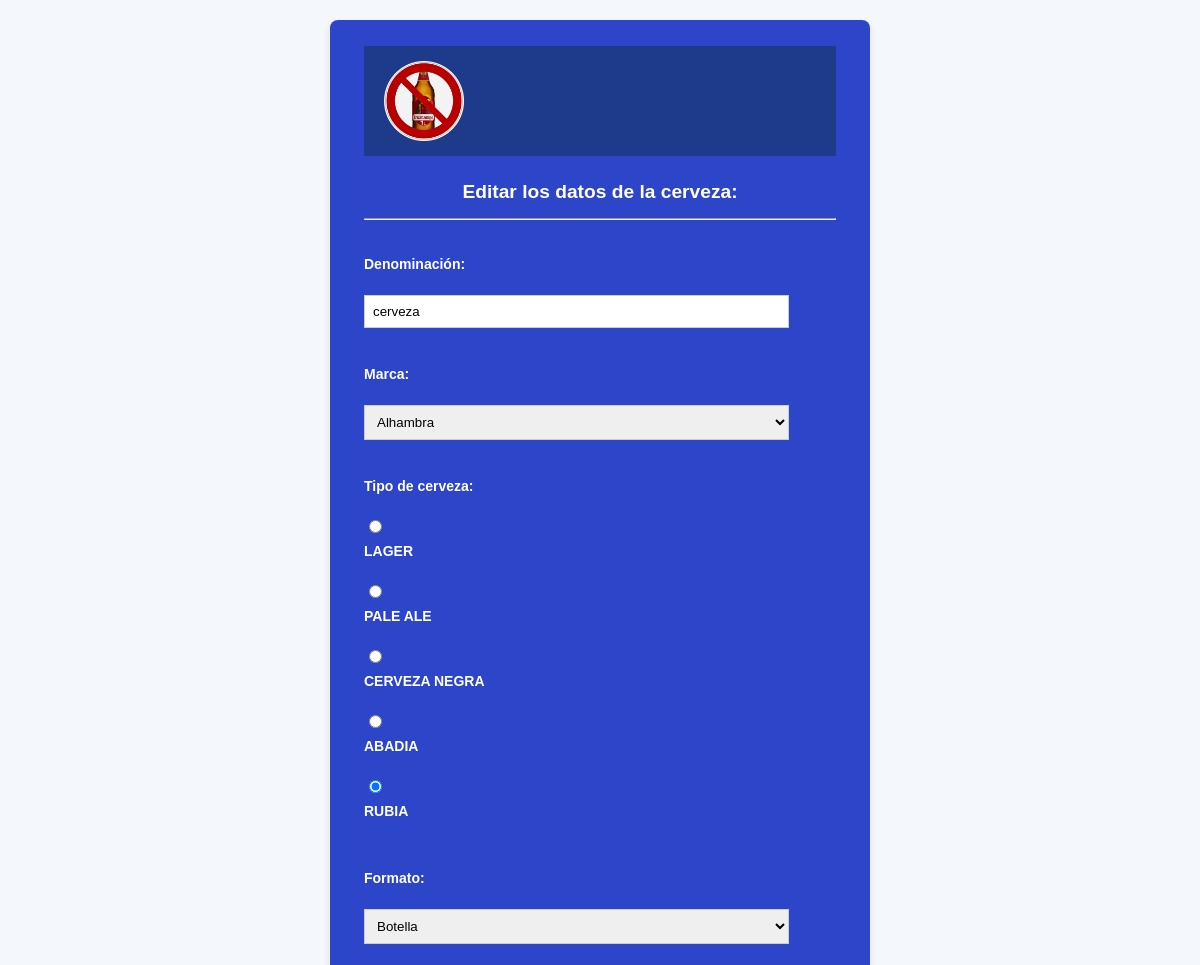
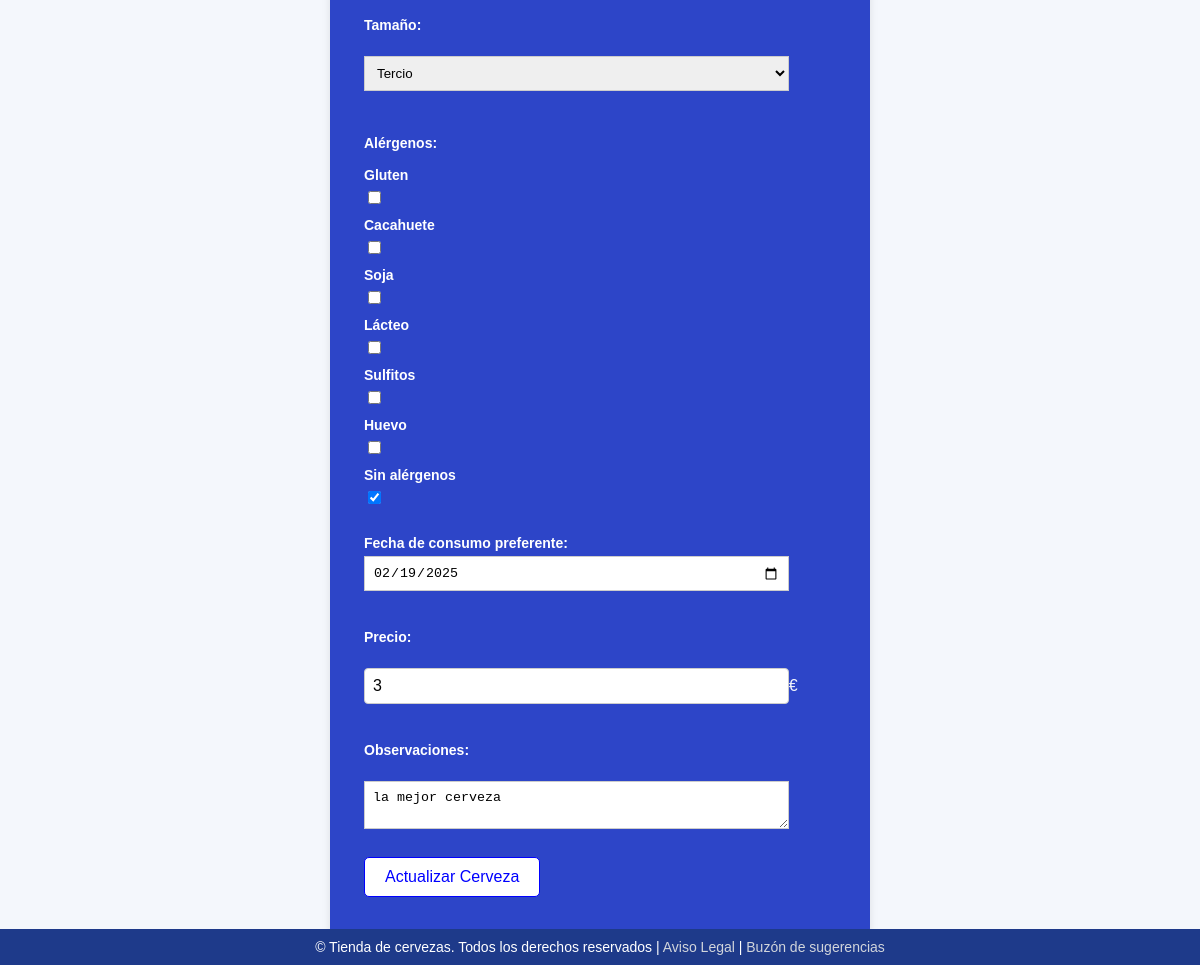
Page /aqui_no_vendemos_cruzcampo/admin/admin_editar_cerveza.php?id=2 on the committed database (2 pictures, top to bottom).
### tables this page shows
CREATE TABLE `cervezas` (
  `id_cerveza` int(3) NOT NULL,
  `denominacion` varchar(100) NOT NULL,
  `marca` varchar(100) NOT NULL,
  `tipo` varchar(100) NOT NULL,
  `formato` varchar(100) NOT NULL,
  `tamanio` varchar(100) NOT NULL,
  `alergenos` varchar(100) NOT NULL,
  `fecha` date NOT NULL,
  `foto` varchar(200) NOT NULL,
  `precio` int(50) NOT NULL,
  `observaciones` varchar(200) NOT NULL
);

### aqui_no_vendemos_cruzcampo/admin/admin_editar_cerveza.php (the view, shortened to what this page needs)
<?php
include("../includes/conexion.php");
if (isset($_GET['id'])) {
    if (is_numeric($_GET['id'])) {
        $id_cerveza = (int)$_GET['id'];
        $sql = "SELECT * FROM cervezas WHERE id_cerveza = ?";
        $stmt = $conn->prepare($sql);
        $stmt->bind_param("i", $id_cerveza);
        $stmt->execute();
        $result = $stmt->get_result();
        $cerveza = $result->fetch_assoc();
    } else {
        echo "El ID de cerveza no es válido.";
        exit;
    }
} else {
    echo "No se ha especificado un ID de cerveza.";
    exit;
}
?>
<form class="product-form" action="admin_editar_cerveza.php?id=<?php echo $id_cerveza; ?>" method="POST" enctype="multipart/form-data">
    <fieldset class="formulario">
    <?php include '../includes/header.php'; ?>
        <h4>Editar los datos de la cerveza:</h4>
        <hr /><br />
        <label for="denominacion">Denominaci&oacute;n:</label><br />
        <input type="text" id="denominacion" name="denominacion" value="<?php echo htmlspecialchars($cerveza['denominacion']); ?>" /><br /><br />
        <label for="marca">Marca:</label><br />
        <select name="marca" id="marca">
            <option value="Alhambra" <?php echo ($cerveza['marca'] == 'Alhambra') ? 'selected' : ''; ?>>Alhambra</option>
        </select><br /><br />
        <label for="tipo">Tipo de cerveza:</label><br />
        <input type="radio" id="lager" name="tipo" value="lager" <?php echo ($cerveza['tipo'] == 'lager') ? 'checked' : ''; ?>>
        <label for="lager">LAGER</label><br>
        <input type="radio" id="pale ale" name="tipo" value="pale ale" <?php echo ($cerveza['tipo'] == 'pale ale') ? 'checked' : ''; ?>>
        <label for="pale ale">PALE ALE</label><br>
        <input type="radio" id="cerveza negra" name="tipo" value="cerveza negra" <?php echo ($cerveza['tipo'] == 'cerveza negra') ? 'checked' : ''; ?>>
        <label for="cerveza negra">CERVEZA NEGRA</label><br>
        <input type="radio" id="abadia" name="tipo" value="abadia" <?php echo ($cerveza['tipo'] == 'abadia') ? 'checked' : ''; ?>>
        <label for="abadia">ABADIA</label><br>
        <input type="radio" id="rubia" name="tipo" value="rubia" <?php echo ($cerveza['tipo'] == 'rubia') ? 'checked' : ''; ?>>
        <label for="rubia">RUBIA</label><br><br />
        <label for="formato">Formato:</label><br />
        <select name="formato" id="formato">
            <option value="botella" <?php echo ($cerveza['formato'] == 'botella') ? 'selected' : ''; ?>>Botella</option>
        </select><br /><br />
        <label for="tamanio">Tamaño:</label><br />
        <select name="tamanio" id="tamanio">
            <option value="tercio" <?php echo ($cerveza['tamanio'] == 'tercio') ? 'selected' : ''; ?>>Tercio</option>
        </select><br /><br />
        <p><label>Al&eacute;rgenos:</label></p>
        <label>Gluten</label>
        <input type="checkbox" id="gluten" name="alergenos[]" value="Gluten" <?php echo (in_array('Gluten', explode(", ", $cerveza['alergenos']))) ? 'checked' : ''; ?> />
        <label>Cacahuete</label>
        <input type="checkbox" id="cacahuete" name="alergenos[]" value="Cacahuete" <?php echo (in_array('Cacahuete', explode(", ", $cerveza['alergenos']))) ? 'checked' : ''; ?> />
        <label>Soja</label>
        <input type="checkbox" id="soja" name="alergenos[]" value="Soja" <?php echo (in_array('Soja', explode(", ", $cerveza['alergenos']))) ? 'checked' : ''; ?> />
        <label>L&aacute;cteo</label>
        <input type="checkbox" id="lacteo" name="alergenos[]" value="Lacteo" <?php echo (in_array('Lacteo', explode(", ", $cerveza['alergenos']))) ? 'checked' : ''; ?> />
        <label>Sulfitos</label>
        <input type="checkbox" id="sulfitos" name="alergenos[]" value="Sulfitos" <?php echo (in_array('Sulfitos', explode(", ", $cerveza['alergenos']))) ? 'checked' : ''; ?> />
        <label>Huevo</label>
        <input type="checkbox" id="huevo" name="alergenos[]" value="Huevo" <?php echo (in_array('Huevo', explode(", ", $cerveza['alergenos']))) ? 'checked' : ''; ?> />
        <label>Sin alérgenos</label>
        <input type="checkbox" id="sinalergenos" name="alergenos[]" value="Sin alérgenos" <?php echo (in_array('Sin alérgenos', explode(", ", $cerveza['alergenos']))) ? 'checked' : ''; ?> /><br /><br />
        <label for="fechacaducidad">Fecha de consumo preferente:</label>
        <input type="date" id="fechacaducidad" name="fechacaducidad" value="<?php echo $cerveza['fecha']; ?>" /><br /><br />
        <label for="precio">Precio:</label><br />
        <input type="number" id="precio" name="precio" value="<?php echo $cerveza['precio']; ?>" /><span>€</span><br /><br />
        <label for="observaciones">Observaciones:</label><br />
        <textarea name="observaciones" id="observaciones"><?php echo htmlspecialchars($cerveza['observaciones']); ?></textarea><br /><br />
        <input type="submit" value="Actualizar Cerveza" /><br /><br />
    </fieldset>
</form>
<?php include '../includes/footer.php'; ?>

### aqui_no_vendemos_cruzcampo/styles/home.css (style rules this page uses)
body { font-family: Arial, sans-serif; background-color: #f4f7fc; color: #333; margin: 0; padding: 0; }
.product-form { max-width: 500px; margin: 20px auto; padding: 20px; background-color: #2d45c8; color: #f4f7fc; border-radius: 8px; box-shadow: 0px 4px 8px rgba(0, 0, 0, 0.1); font-family: Arial, sans-serif; }
.product-form fieldset { border: none; }
.product-form h4 { text-align: center; color: #fff; font-size: 1.2em; margin-bottom: 15px; }
.product-form label { font-weight: bold; color: #fff; display: block; margin: 10px 0 5px; }
.product-form input[type="text"], .product-form input[type="number"], .product-form input[type="date"], .product-form select, .product-form textarea { width: 90%; padding: 8px; margin-bottom: 10px; border: 1px solid #ccc; border-radius: 10 px; }
.product-form input[type="submit"], input[type="reset"] { background-color: white; color: blue; border: 1px solid blue; padding: 10px 20px; font-size: 16px; cursor: pointer; border-radius: 5px; transition: background-color 0.3s, color 0.3s; }
label { display: block; color: #333; font-size: 14px; margin-bottom: 8px; }
input[type="email"], input[type="password"], input[type="number"] { width: 100%; padding: 10px; border: 1px solid #ccc; border-radius: 4px; box-sizing: border-box; font-size: 16px; }

### rows in the picture
cervezas: denominacion "cerveza", marca "Alhambra", tipo "☐ LAGER", tipo "☐ PALE ALE", tipo "☐ CERVEZA NEGRA", tipo "☐ ABADIA", tipo "☑ RUBIA", formato "Botella", tamanio "Tercio", alergenos "☑", fechacaducidad "02/19/2025", precio "3", observaciones "la mejor cerveza"
